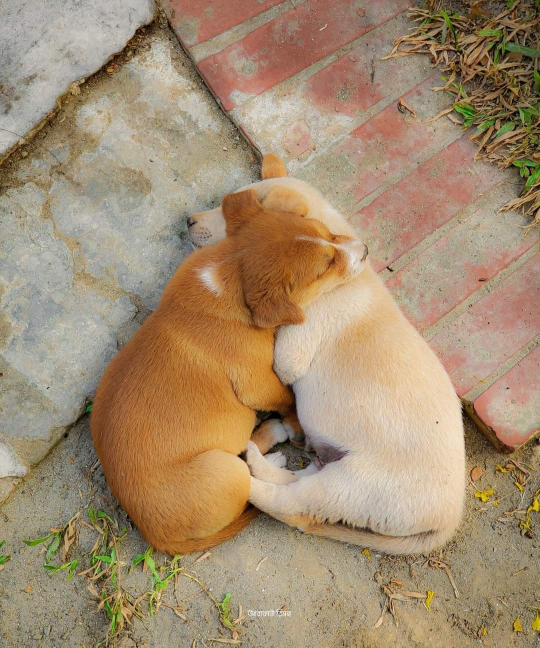
#> input picture dogs.jpg, 1080 x 1295 px, found by its file name (shown at 1/2 size)
$ python p1b.py
#> lines starting #> are read from the running program, lines starting #| are printed output that depends on the picture
#> in main, image is the input picture: shape (1295, 1080, 3); mean B, G, R 112.3, 140.8, 163.5
import cv2
import numpy as np
import matplotlib.pyplot as plt
#import matplotlib.image as mpimg

image_path = 'dogs.jpg'

def convert_to_gray(image):
    h,w,c = image.shape
#> h = 1295; w = 1080; c = 3
    gray_image = np.zeros((h,w),dtype=np.uint8)
    for i in range(h):
        for j in range(w):
            b,g,r = image[i,j]
            gray_value = .3*r+.59*g+.11*b
            gray_image[i,j] = int(gray_value)
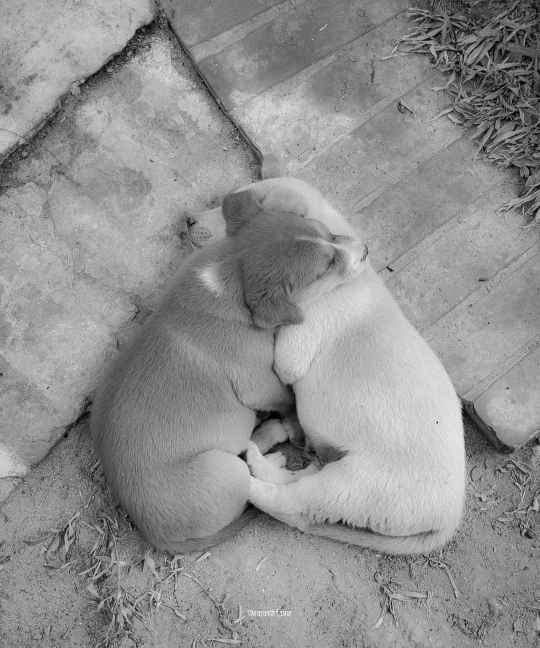
#> gray_image: shape (1295, 1080) (shown at 1/2 size); min 0, max 253, mean 144.1
    gray_image
    return gray_image
def custom_intensity(image,bits):
    normalized_image = image / 256
    level = 2 ** bits
    normalized_image = np.uint8(np.floor(normalized_image*level))
    return normalized_image
def main():
    #img = cv2.imread(image_path)
    '''img = cv2.cvtColor(img,cv2.COLOR_BGR2GRAY)
    plt.imshow(img)
    plt.axis('off')
    plt.show()'''
    image = cv2.imread(image_path)
    #image = cv2.cvtColor(image,cv2.COLOR_BGR2GRAY)
    image = convert_to_gray(image) #convert the color image to gray image using luminosity method
    #print(image.shape)
    image = cv2.resize(image,(512,512))
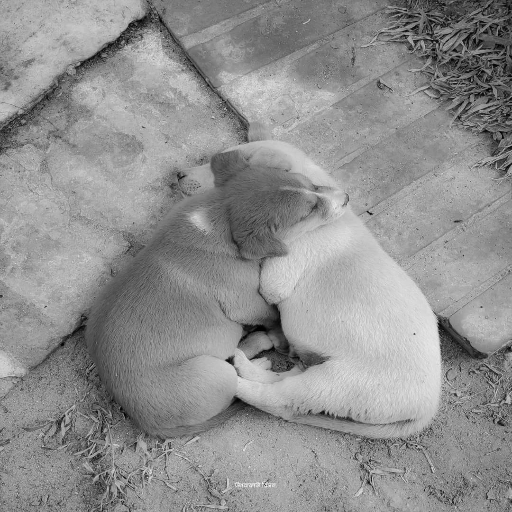
#> image: shape (512, 512); min 0, max 247, mean 144
    image_list = []
    image_list.append(image)
    for bits in range(7,0,-1):
        #print(bits)
        custom_image = custom_intensity(image,bits)
        image_list.append(custom_image)
#> this loop made 7 passes
#> pass 1, in custom_intensity, `normalized_image = np.uint8(np.floor(normalized_image*level))`:
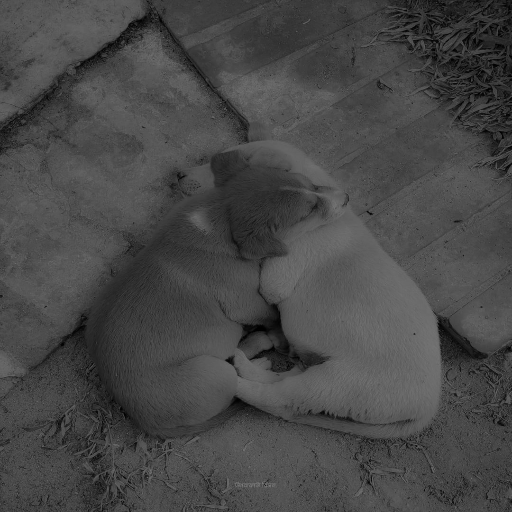
#> normalized_image: shape (512, 512); min 0, max 123, mean 71.7
#> pass 2, in custom_intensity (call 2), `normalized_image = np.uint8(np.floor(normalized_image*level))`:
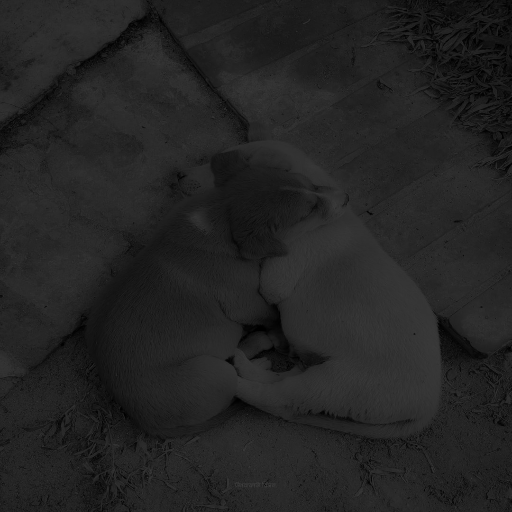
#> normalized_image: shape (512, 512); min 0, max 61, mean 35.6
#> after the loop, image_list = 8 items

    row,col = 2, 4
    fig,ax = plt.subplots(row,col,figsize=(10,6))
    indx = 0

    for i in range(row):
        for j in range(col):
            ax[i,j].imshow(image_list[indx],cmap='gray')
            ax[i,j].set_title(f'{8-indx} bit')
            indx += 1
#> after the loop, indx = 8

    plt.tight_layout()
    plt.show()
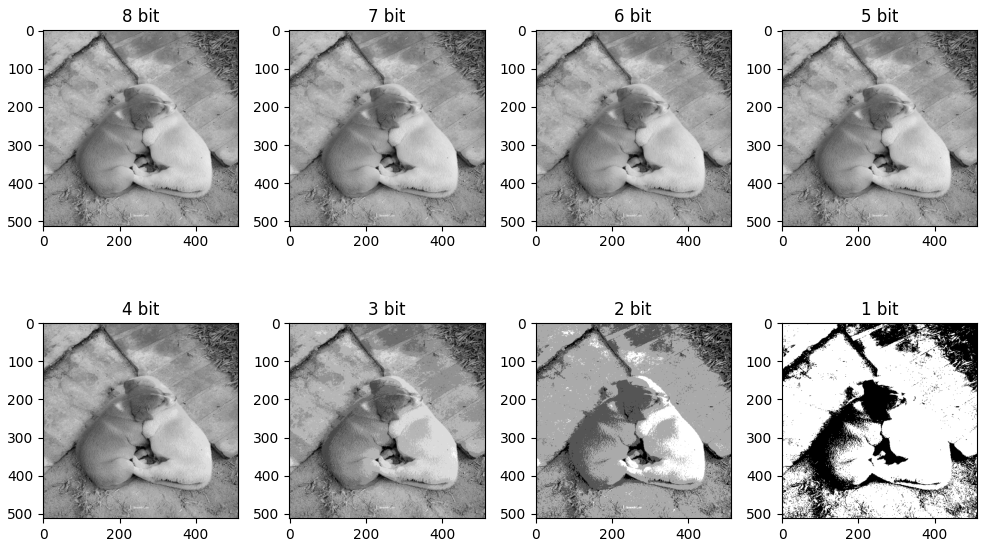
#> figure drawn by matplotlib, 8 panels

    '''plt.imshow(cv2.cvtColor(image,cv2.COLOR_BGR2RGB))
    plt.axis('off')
    plt.show()'''
if __name__ == '__main__':
    main()

$ run again, with dog.jpg copied over dogs.jpg
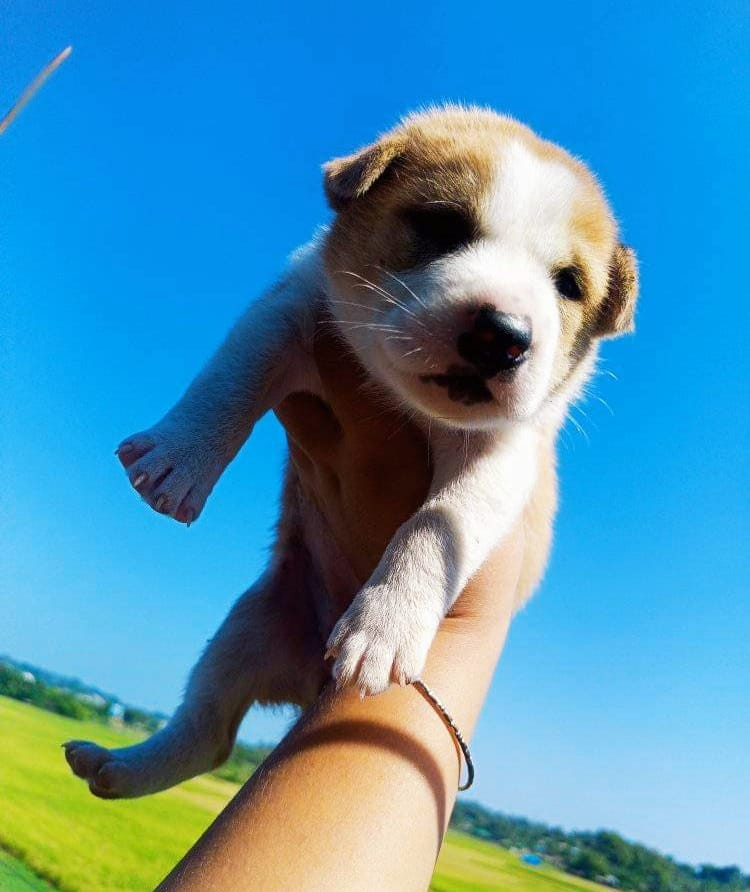
#> input picture dog.jpg, 750 x 892 px, found by its file name
#> in main, image is the input picture: shape (892, 750, 3); mean B, G, R 178.4, 147.1, 77.8
#> after the loop in convert_to_gray, `for i in range(h):`:
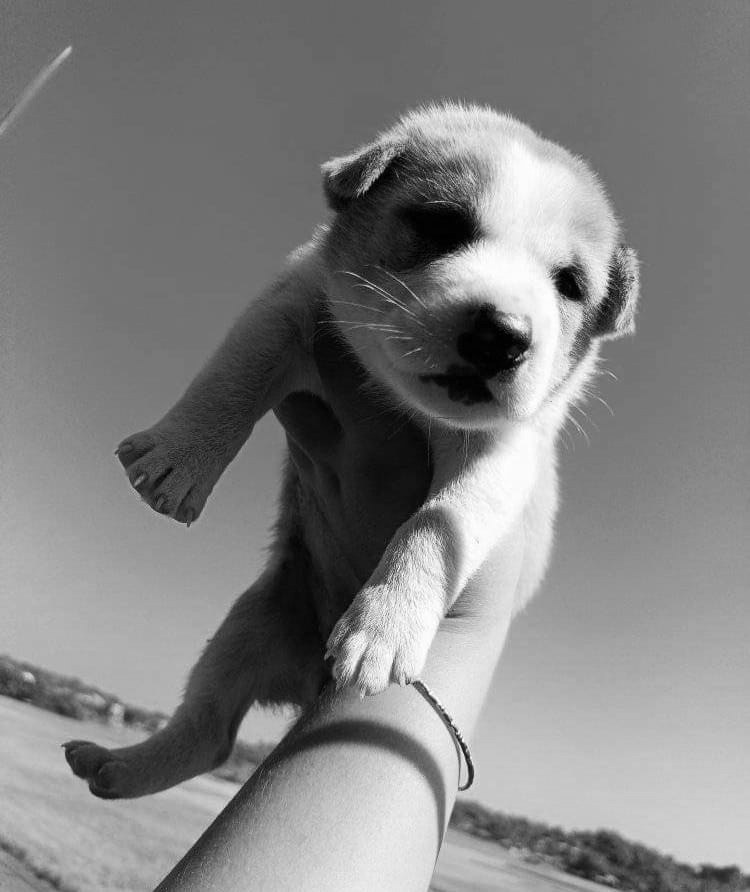
#> gray_image: shape (892, 750); min 0, max 255, mean 129.2
#> image: shape (512, 512)
#> the loop in main, `for bits in range(7,0,-1):` made 7 passes
#> pass 2, in custom_intensity (call 2), `normalized_image = np.uint8(np.floor(normalized_image*level))`:
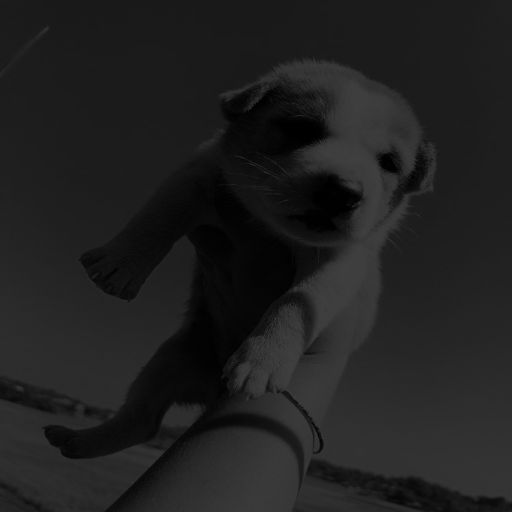
#> normalized_image: shape (512, 512); min 0, max 63, mean 31.9
#> after the loop in main, `for bits in range(7,0,-1):`: image_list = 8 items
#> after the loop in main, `for i in range(row):`: indx = 8

$ run again, with dog2.jpg copied over dogs.jpg
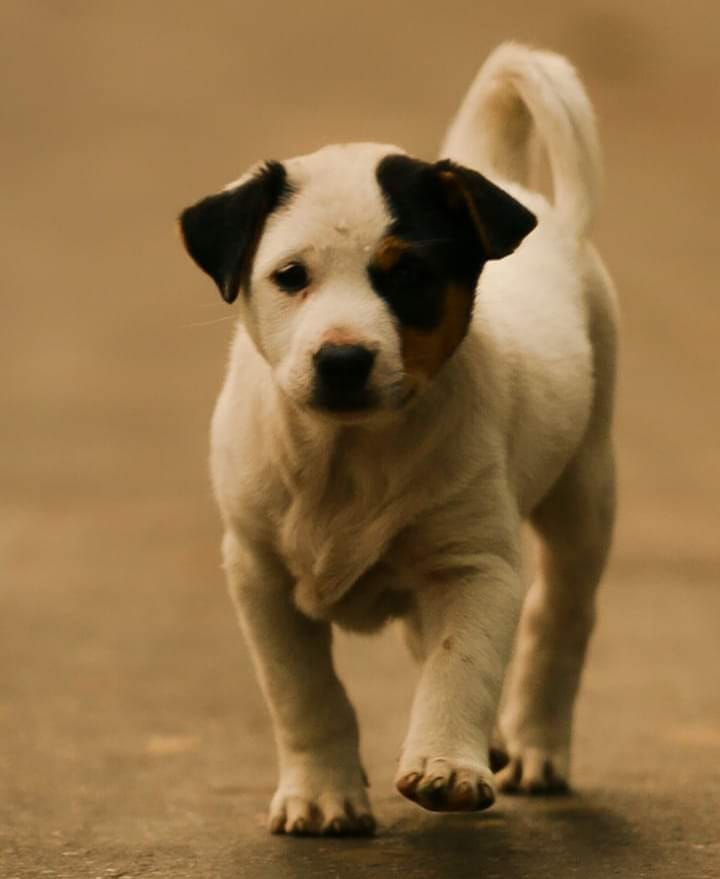
#> input picture dog2.jpg, 720 x 879 px, found by its file name
#> in main, image is the input picture: shape (879, 720, 3); mean B, G, R 69.8, 111.9, 143.8
#> after the loop in convert_to_gray, `for i in range(h):`:
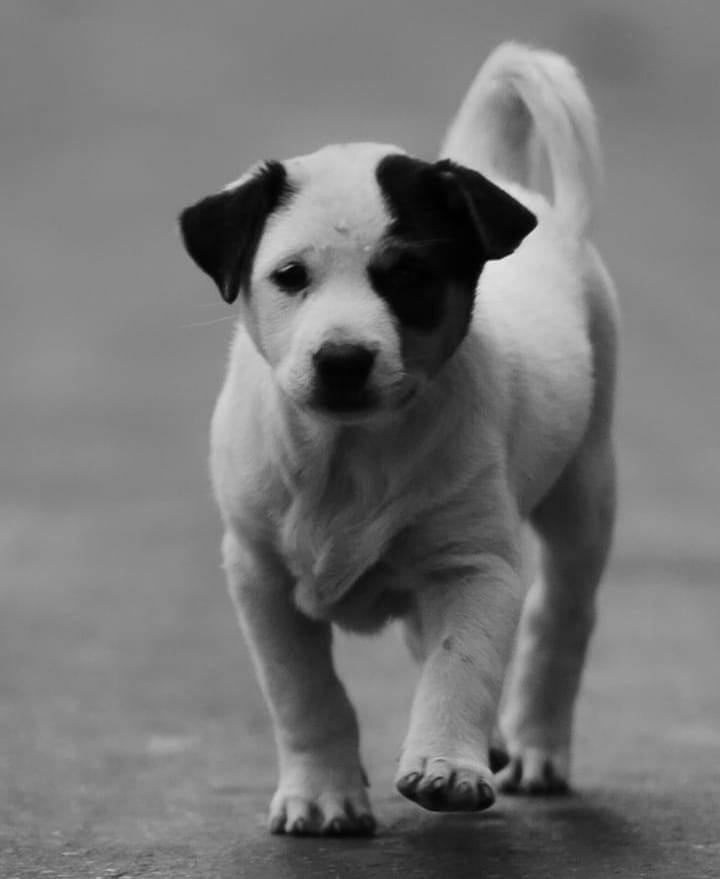
#> gray_image: shape (879, 720); min 0, max 237, mean 116.5
#> image: shape (512, 512)
#> the loop in main, `for bits in range(7,0,-1):` made 7 passes
#> pass 3, in custom_intensity (call 3), `normalized_image = np.uint8(np.floor(normalized_image*level))`:
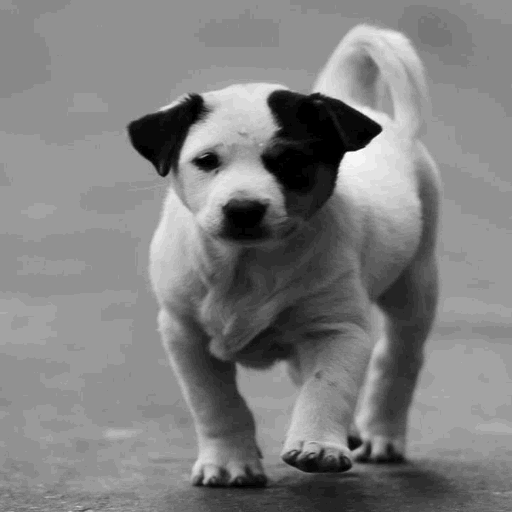
#> normalized_image: shape (512, 512); min 0, max 28, mean 14.1; drawn with min black and max white
#> after the loop in main, `for bits in range(7,0,-1):`: image_list = 8 items
#> after the loop in main, `for i in range(row):`: indx = 8
